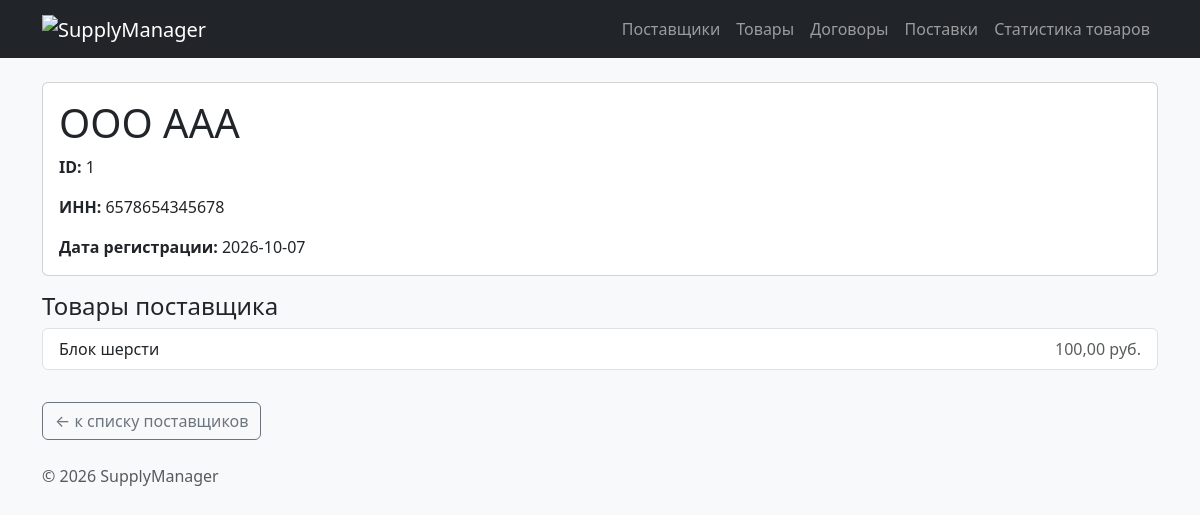
The page /suppliers/1/ on the database its author committed.
### app_suppliers/views.py (the view)
# urls.py: path("<int:supplier_id>/", views.supplier_detail, name="detail"),
def supplier_detail(request: HttpRequest, supplier_id: int) -> HttpResponse:
    conn = get_connection()
    supplier = conn.execute("""
        SELECT id, name, inn, created_at
        FROM suppliers
        WHERE id = ?;
    """, (supplier_id,)).fetchone()
    products = []
    if supplier:
        products = conn.execute("""
            SELECT id, name, price, stock
            FROM products
            WHERE supplier_id = ?
            ORDER BY name;
        """, (supplier_id,)).fetchall()
    conn.close()
    return render(request, "suppliers/supplier_detail.html",
                  {"supplier": supplier, "products": products},
                  status=404 if supplier is None else 200)

### db/database.py (called while the page is built)
def get_connection():
    conn = sqlite3.connect(DB_PATH)
    conn.execute("PRAGMA foreign_keys = ON")
    conn.row_factory = sqlite3.Row
    return conn

### app_suppliers/templates/suppliers/supplier_detail.html (shortened to what this page needs)
{% extends "base.html" %}
{% block content %}
<div class="card mb-3">
    <div class="card-body">
        <h1 class="card-title">{{ supplier.name }}</h1>
        <p class="card-text"><strong>ID:</strong> {{ supplier.id }}</p>
        <p class="card-text"><strong>ИНН:</strong> {{ supplier.inn }}</p>
        <p class="card-text"><strong>Дата регистрации:</strong> {{ supplier.created_at }}</p>
    </div>
</div>
<h2 class="h4">Товары поставщика</h2>
{% if products %}
    <ul class="list-group mb-3">
        {% for product in products %}
            <li class="list-group-item d-flex justify-content-between">
                <span>{{ product.name }}</span>
                <span class="text-muted">{{ product.price|floatformat:2 }} руб.</span>
            </li>
        {% endfor %}
    </ul>
{% else %}
    <p>У поставщика пока нет товаров.</p>
{% endif %}
<a href="{% url 'suppliers:list' %}" class="btn btn-outline-secondary mt-3">← к списку поставщиков</a>
{% endblock %}

### rows shown on the page
suppliers: name "ООО ААА"
products: name "Блок шерсти", price "100,00"

### other values the page prints
{{ supplier.id }} "1"
{{ supplier.inn }} "6578654345678"
{{ supplier.created_at }} "2026-10-07"
